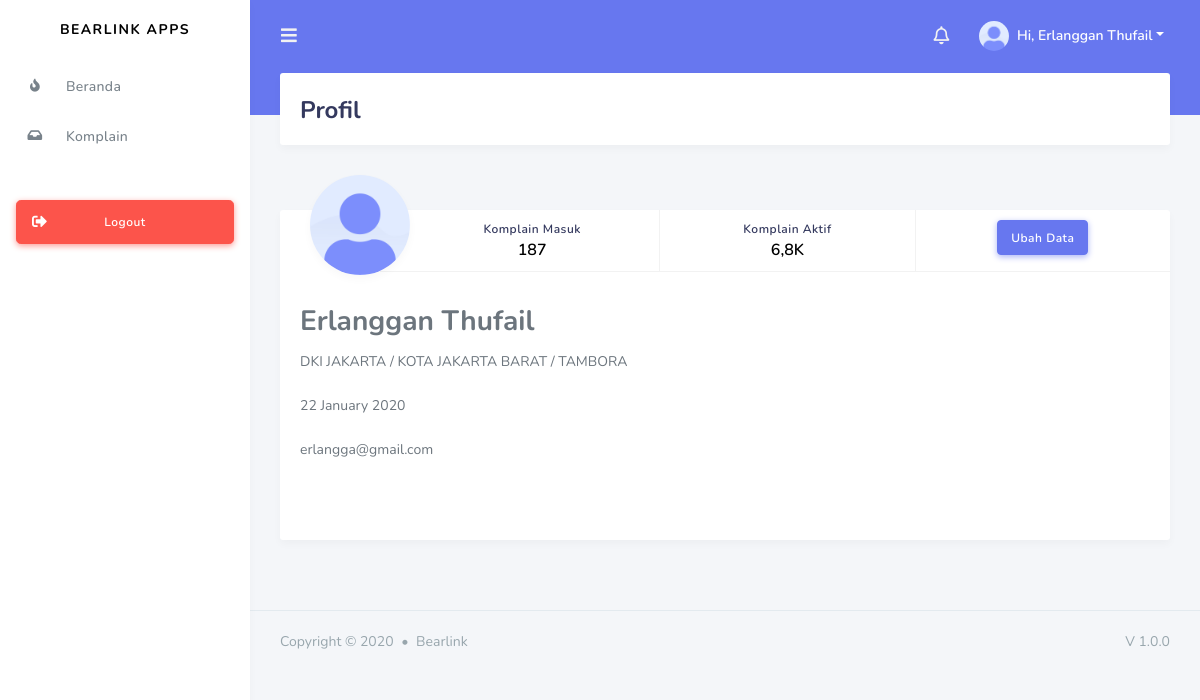
Before: /index.php?page=profile (signed in) with the older database file.
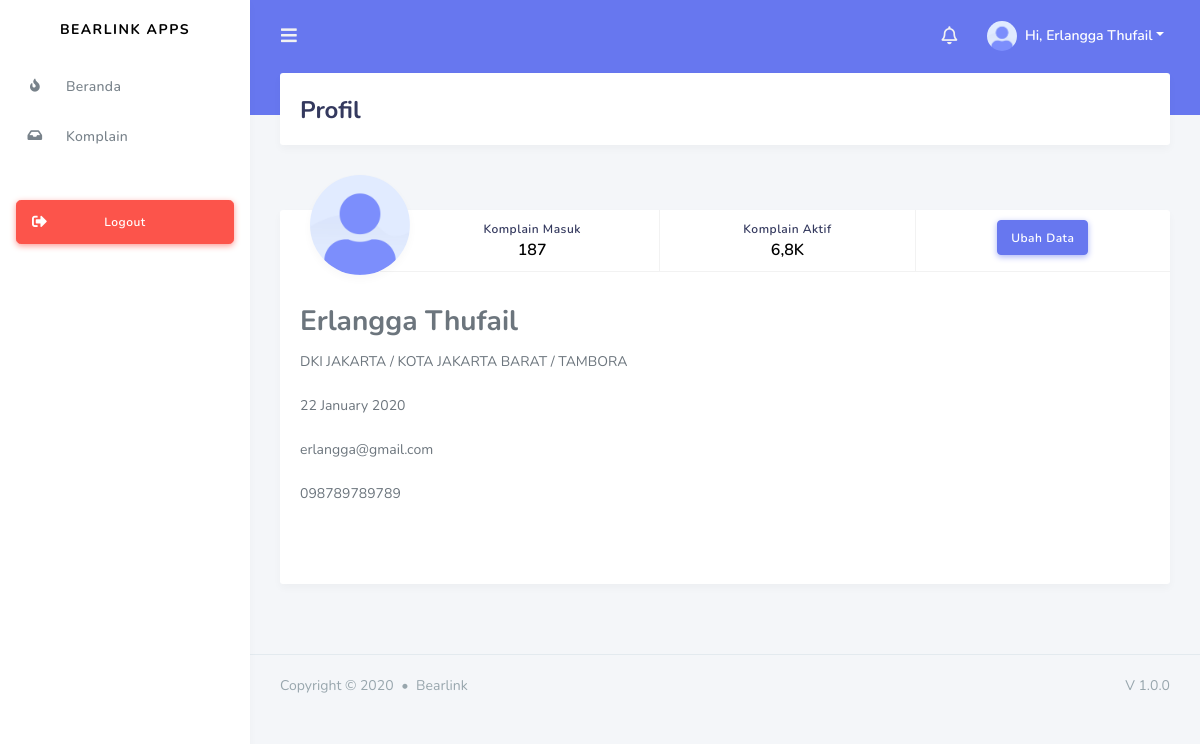
After: the same page with the newer database file.
### tables this page shows
CREATE TABLE `technician` (
  `id` varchar(32) NOT NULL,
  `province_id` char(2) DEFAULT NULL,
  `regency_id` char(4) DEFAULT NULL,
  `district_id` char(7) DEFAULT NULL,
  `lead_technician_id` varchar(32) DEFAULT NULL,
  `full_name` varchar(50) NOT NULL,
  `email` varchar(191) NOT NULL,
  `password` varchar(80) NOT NULL,
  `handphone` varchar(12) DEFAULT NULL,
  `date_of_birth` date NOT NULL,
  `full_address` longtext NOT NULL,
  `status` enum('online','offline') DEFAULT NULL,
  `lat` decimal(10,8) DEFAULT NULL,
  `lng` decimal(11,8) DEFAULT NULL,
  `created_at` timestamp NULL DEFAULT NULL,
  `updated_at` timestamp NULL DEFAULT NULL,
  `deleted_at` timestamp NULL DEFAULT NULL
);

CREATE TABLE `provinces` (
  `id` char(2) NOT NULL,
  `name` varchar(255) NOT NULL,
  `created_at` timestamp NULL DEFAULT NULL,
  `updated_at` timestamp NULL DEFAULT NULL,
  `deleted_at` timestamp NULL DEFAULT NULL
);

CREATE TABLE `regencies` (
  `id` char(4) NOT NULL,
  `province_id` char(2) NOT NULL,
  `name` varchar(255) NOT NULL,
  `created_at` timestamp NULL DEFAULT NULL,
  `updated_at` timestamp NULL DEFAULT NULL,
  `deleted_at` timestamp NULL DEFAULT NULL
);

CREATE TABLE `districts` (
  `id` char(7) NOT NULL,
  `regency_id` char(4) NOT NULL,
  `name` varchar(255) NOT NULL,
  `created_at` timestamp NULL DEFAULT NULL,
  `updated_at` timestamp NULL DEFAULT NULL,
  `deleted_at` timestamp NULL DEFAULT NULL
);

### service.php (called while the page is built, shortened)
<?php
    $role = $_SESSION['role'];
    $email = $_SESSION['email'];
    switch($role){
        case 2:
            $sql = mysqli_query($conn, "SELECT * from technician WHERE email='$email'");
            $auth = mysqli_fetch_array($sql);
        break;
    }
    function getNameProvince($params) {
        include './lib/koneksi.php';
        $q = mysqli_query($conn, "SELECT * FROM provinces WHERE id='$params'");
        $data = mysqli_fetch_array($q);
        return $data['name'];
    }
    function getNameRegency($params) {
        include './lib/koneksi.php';
        $q = mysqli_query($conn, "SELECT * FROM regencies WHERE id='$params'");
        $data = mysqli_fetch_array($q);
        return $data['name'];
    }
    function getNameDistrict($params) {
        include './lib/koneksi.php';
        $q = mysqli_query($conn, "SELECT * FROM districts WHERE id='$params'");
        $data = mysqli_fetch_array($q);
        return $data['name'];
    }
?>

### page/technician/profile/profile.php (the view, shortened to what this page needs)
<div class="main-content">
    <section class="section">
        <div class="section-header">
            <h1>Profil</h1>
        </div>
        <div class="row">
            <div class="col-md-12">
                <div class="card profile-widget">
                    <div class="profile-widget-header">
                        <img alt="image" src="assets/img/avatar/avatar-1.png" class="rounded-circle profile-widget-picture">
                        <div class="profile-widget-items">
                            <div class="profile-widget-item">
                                <div class="profile-widget-item-label">Komplain Masuk</div>
                                <div class="profile-widget-item-value">187</div>
                            </div>
                            <div class="profile-widget-item">
                                <div class="profile-widget-item-label">Komplain Aktif</div>
                                <div class="profile-widget-item-value">6,8K</div>
                            </div>
                            <div class="profile-widget-item">
                                <button class="btn btn-primary">Ubah Data</button>
                            </div>
                            </div>
                        </div>
                        <div class="profile-widget-description">
                            <div class="profile-widget-name"><h3><?= $auth['full_name'] ?></h3></div>
                            <p><?= getNameProvince($auth['province_id']).' / '.getNameRegency($auth['regency_id']).' / '.getNameDistrict($auth['district_id']) ?></p>
                            <p><?= date('d F Y', strtotime($auth['date_of_birth'])) ?></p>
                            <p><?= $auth['email'] ?></p>
                            <p><?= $auth['handphone'] ?></p>
                        </div>
                        <div class="card-footer text-center">
                        </div>
                    </div>
                </div>
            </div>
        </div>
</div>
<footer class="main-footer">
    <div class="footer-left">
        Copyright &copy; 2020 <div class="bullet"></div> Bearlink
    </div>
    <div class="footer-right">
        V 1.0.0
    </div>
</footer>
</div>

### header.php (shortened to what this page needs)
<div class="navbar-bg"></div>
<nav class="navbar navbar-expand-lg main-navbar">
<form class="form-inline mr-auto">
    <ul class="navbar-nav mr-3">
    <li><a href="#" data-toggle="sidebar" class="nav-link nav-link-lg"><i class="fas fa-bars"></i></a></li>
    </ul>
</form>
<ul class="navbar-nav navbar-right">
    <li class="dropdown dropdown-list-toggle"><a id="notifikasi" href="#" data-toggle="dropdown" class="nav-link notification-toggle nav-link-lg"><i class="far fa-bell"></i></a>
    </li>
    <li class="dropdown"><a href="#" data-toggle="dropdown" class="nav-link dropdown-toggle nav-link-lg nav-link-user">
    <img alt="image" src="assets/img/avatar/avatar-1.png" class="rounded-circle mr-1">
    <div class="d-sm-none d-lg-inline-block">Hi, <?= $auth['full_name'] ?></div></a>
    </li>
</ul>
</nav>

Changed rows visible on the page:
changed technician "erlangga@gmail.com": full_name "Erlanggan Thufail" → "Erlangga Thufail"; handphone (not shown) → "098789789789"
